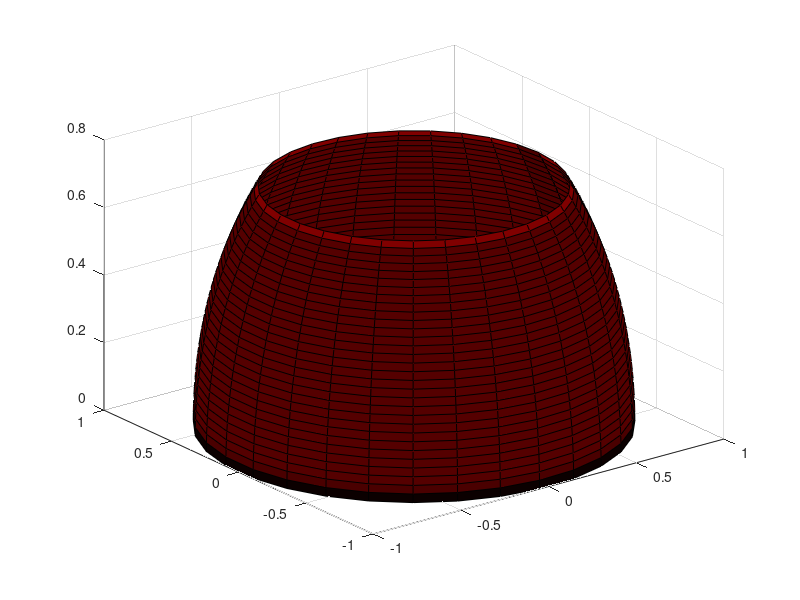
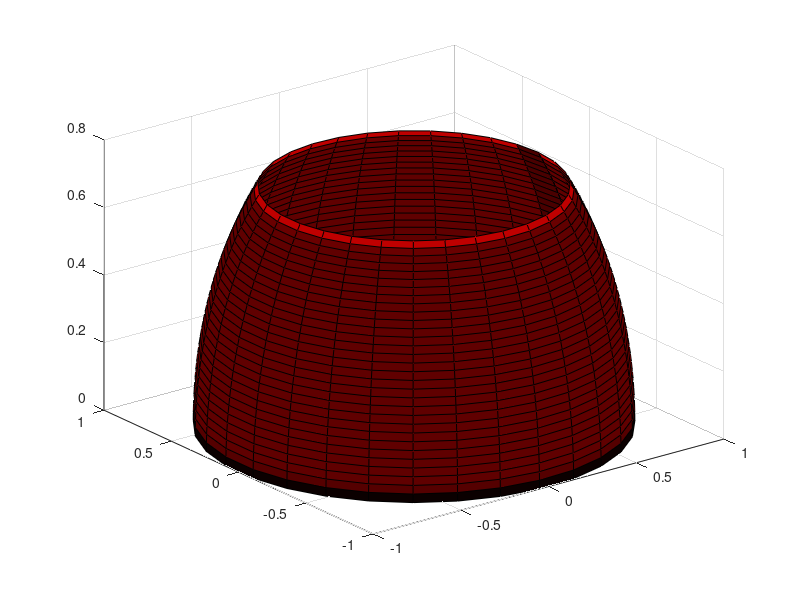
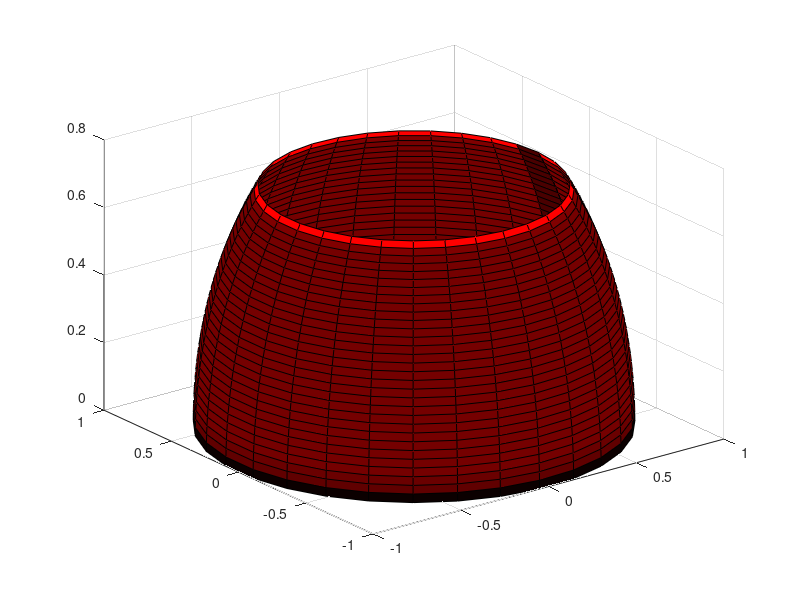
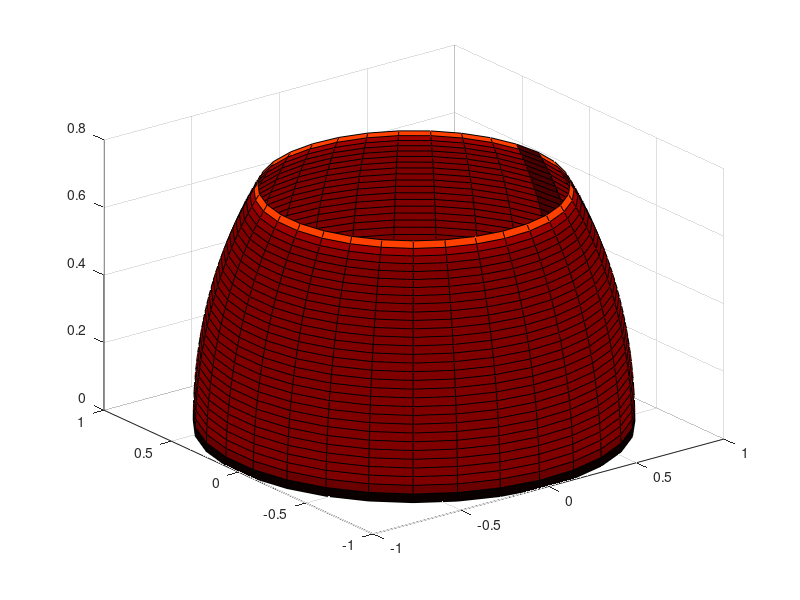

MATLAB code for these plots, in order:
%
%   Geracao de Malhas - SME5827
%   Rafael Umino Nakanishi
%   
%   Equacao do calor em coordenadas esfericas
%

clear;
n = 32;
frames = 60;
theta = linspace(0, 2*pi,n);
phi = linspace(0,pi/4,n);
rho = 1;
h = 1e-5;

dp = phi(2) - phi(1);
dt = theta(2) - theta(1);

[PHI, THETA] = meshgrid(phi, theta);

% Condicoes iniciais
u = ones(n,n);
u(:,1) = 0;
u(:,n) = 10;

sinphi = @(i,j) sin(PHI(i,j)+pi/4);
cosphi = @(i,j) cos(PHI(i,j)+pi/4);
halfsinp = @(i,j) (sinphi(i,j+1)+sinphi(i,j))/2; % half sin plus
halfsinm = @(i,j) (sinphi(i,j+1)+sinphi(i,j))/2; % half sin minus

u0=u;
unew = u;
aux = u;
handle = figure;
colorbar;
for t=1:50
    for i=2:n-1
        for j=2:n-1
            % Discretizacao do espaco - Diferencas finitas centradas
            % Theta
            dfct = (1/(dt^2*sinphi(i,j)^2))*(u(i-1,j) - 2*u(i,j) + u(i+1,j));
            % Phi
            dfcp = (1/(dp^2*sinphi(i,j)))*( halfsinm(i,j)*u(i,j-1) - (halfsinm(i,j)-halfsinp(i,j))*u(i,j) + halfsinp(i,j)*u(i,j+1) );
            % Metodo de Euler
            unew(i,j) = u(i,j) + h*(dfct+dfcp);
        end
    end
    u = unew;
    [X Y Z] = sph2cart(THETA, PHI, 1);

    colormap('hot');
    surf(X,Y,Z,u);
    if mod(t,5)==0 
        saveas(handle,['time-' int2str(t)],'eps');
    end
    
    pause(0.01);
end